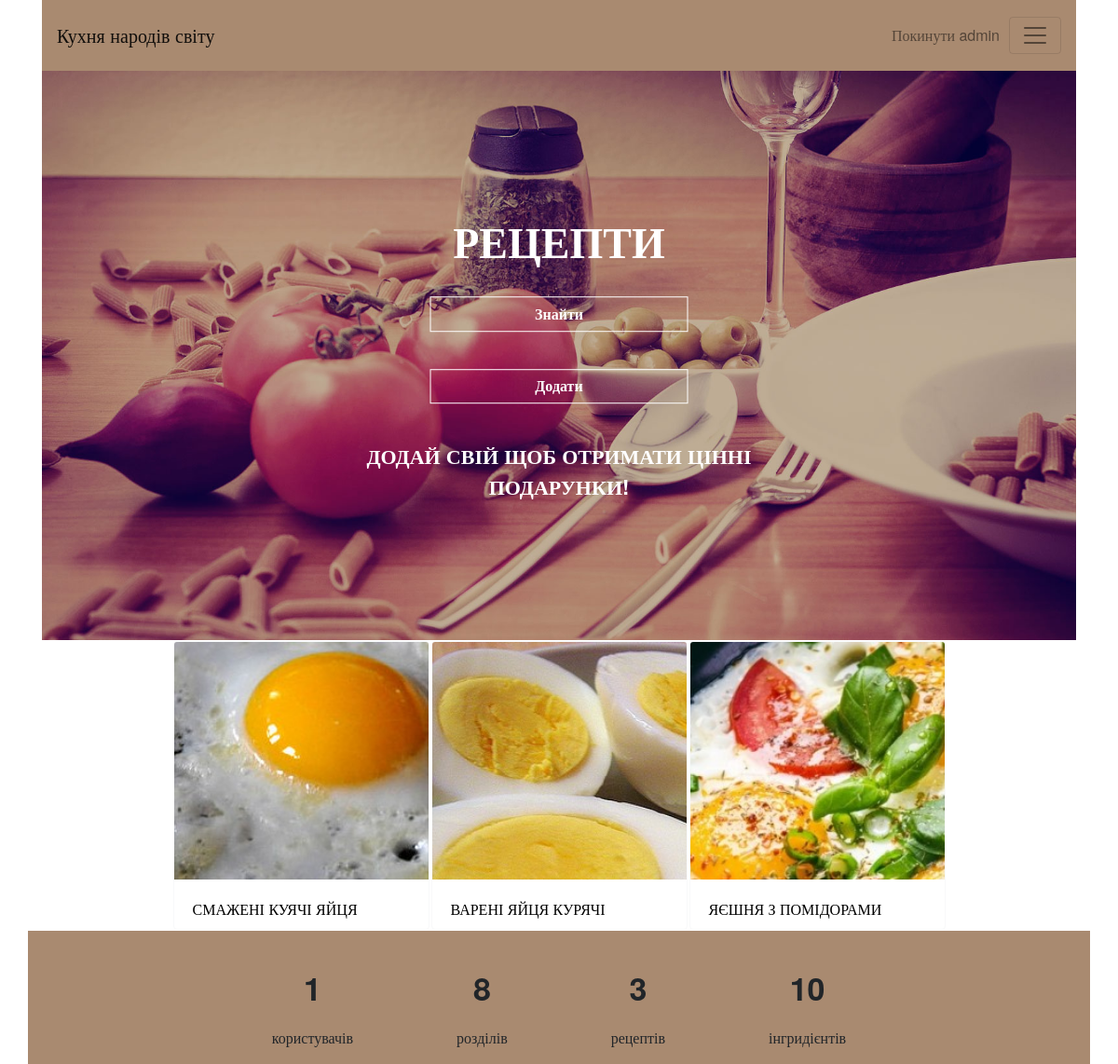
The page /cousine/1 (signed in) on the database its author committed.
### models.py (models this page shows, shortened)
class User(db.Model, UserMixin):
    id = db.Column(db.Integer, primary_key=True)
    username = db.Column(db.String(80), unique=True, nullable=False)
    password = db.Column(db.String(80), unique=True, nullable=False)
    email = db.Column(db.String(120), unique=True, nullable=False)

class Dish(db.Model):
    id = db.Column(db.Integer, primary_key=True)
    dish_name = db.Column(db.Text, nullable=False)
    preparation = db.Column(db.Text, nullable=False)
    image_id = db.Column(db.Integer)
    cousine_id = db.Column(db.Integer, db.ForeignKey('cousine.id'), nullable=False)
    cousine = db.relationship('Cousine', backref=db.backref('dishes', lazy=True))
    ingredients = db.relationship('Ingredient', secondary=ingredients, lazy='subquery',
                                  backref=db.backref('dishes', lazy=True))

### app.py (the view)
@app.route('/cousine/<int:cousine_id>')
def dishes_in_cousine(cousine_id=None):
    if cousine_id and cousine_id <= Cousine.query.count():
        return render_template('dishes.html', dishes_list=Dish.query.filter_by(cousine_id=cousine_id))
    return redirect('/')

### app.py (called while the page is built)
@app.context_processor
def inject_user():
    ingridients_number = Ingredient.query.count()
    cousine_number = Cousine.query.count()
    recepies_number = Dish.query.count()
    user_number = User.query.count()
    return dict(ingredients=ingridients_number,cousine=cousine_number,recepies=recepies_number,users=user_number)

### models.py (called while the page is built)
@login_manager.user_loader
def load_user(user_id):
    return User.query.filter_by(id=user_id).first()

### templates/dishes.html
{% extends 'base.html' %}
{% block content %}
<div class="container">
<div class="frame">
	<img src="{{url_for('static', filename='images/bg.jpg')}}" alt="placeholder" class="img-fluid" />
  <div class="text_box">
  		<br class="d-none d-md-block">
  	<h1 style="font-size: calc(16px + 2.5vw); font-weight: bold;" > РЕЦЕПТИ   </h1>
  	<br class="d-none d-md-block">
  	<p><a class="btn btn-primary get_started_btn"  style= "font-weight: bold; color: white;" href="/">Знайти</a></p>
  		<br class="d-none d-md-block">
  	<p><a class="btn btn-primary get_started_btn"  style= "font-weight: bold; color: white;" href="/add_dish">Додати</a></p>
  	<br>
  	<p  class="d-none d-md-block" style="font-size: calc(16px + 0.5vw);  font-weight: bold;">ДОДАЙ СВІЙ ЩОБ ОТРИМАТИ ЦІННІ ПОДАРУНКИ!</p>
  </div>
</div>
</div>
<div class="container">
<div class="d-flex flex-wrap justify-content-center ">
{% for dish in dishes_list %}
<div class="card border-light" style="width: 275px; height:310px; margin: 1px 1px 1px 1px"><a href="/dishes/{{dish.id}}">
  <img class="card-img-top" src="{{url_for('static', filename='images/'+ dish.image_id|string +'.jpg')}}" alt="Card image cap" style=" object-fit: cover; width: 100%; height: 100%; ">
  <div class="card-body">
    <p class="card-text text-uppercase">{{dish.dish_name}} </p>
  </div></a>
</div>
{% endfor %}
</div>
</div>
{% endblock %}

### templates/base.html (shortened to what this page needs)
<!DOCTYPE html>
<html lang="en">
<head>
	<link rel="stylesheet" href="https://maxcdn.bootstrapcdn.com/bootstrap/4.0.0/css/bootstrap.min.css">
	<link rel="stylesheet" href="{{url_for('static', filename='css/styles.css')}}">
</head>
<body>
	<div class="container d-none d-md-block" style="align-items: center;">
	<nav class="navbar navbar-light mx-auto " style="background-color: rgba(169, 138, 112, 1)">
  <a class="navbar-brand" href="\">
  	Кухня народів світу
  </a>
  	<ul class="navbar-nav ml-auto" style="flex-direction: row;">
      <li class="nav-item" style="padding:10px">
          {% if current_user.is_authenticated %}
          <a class="nav-link" href="/logout">Покинути {{ current_user.username }}<span class="sr-only">(current)</span></a>
          {% else %}
          <a class="nav-link" href="/login">Увійти<span class="sr-only">(current)</span></a>
          {% endif %}
      </li>
      </ul>
  <button class="navbar-toggler navbar-toggle-always" type="button" data-toggle="collapse" data-target="#navbarNav" aria-controls="navbarNav" aria-expanded="false" aria-label="Toggle navigation">
    <span class="navbar-toggler-icon"></span>
  </button>
</nav>
	</div>
{% block content %}{% endblock %}
<div class="container d-flex flex-wrap justify-content-center" style="padding-top: 3%;background-color:rgba(169, 138, 112, 1);">
<div style="text-align: center; padding-right: 5%; padding-left: 5%;"><p class="font-weight-bold" style="font-size: calc(16px + 1.5vw);">{{ users }}</p>
<p> користувачів  </p> </div>
<div style="text-align: center; padding-right: 5%; padding-left: 5%;"><p class="font-weight-bold" style="font-size: calc(16px + 1.5vw);">{{ cousine }}</p>
<p> розділів </p> </div>
<div style="text-align: center; padding-right: 5%; padding-left: 5%;"><p class="font-weight-bold" style="font-size: calc(16px + 1.5vw);">{{ recepies }}</p>
<p> рецептів </p> </div>
<div style="text-align: center; padding-right: 5%; padding-left: 5%;"><p class="font-weight-bold" style="font-size: calc(16px + 1.5vw);">{{ ingredients }}</p>
<p> інгридієнтів </p> </div>
</div>
 </body>
 </html>

### static/css/styles.css (style rules this page uses)
body { font-family:"HelveticaNeue"; }
a { color: black; }
.frame { position: relative; z-index: 0; background-color: gray; }
.text_box { padding-top: 0%; color: white; position: absolute; top: 50%; left:50%; transform: translate(-50%, -50%); text-align: center; z-index: 1; }
.get_started_btn { background-color: transparent; border-color: white; border-radius: 0rem; padding: .35rem 7rem; font-size: calc(16px + 1vw) line-height: 3; }
.card-img-top { width: 60px; height: 60px; object-fit: cover; }

### rows shown on the page
User: username "admin"
Dish: shows a picture, dish_name "СМАЖЕНІ КУЯЧІ ЯЙЦЯ"
Dish: shows a picture, dish_name "ВАРЕНІ ЯЙЦЯ КУРЯЧІ"
Dish: shows a picture, dish_name "ЯЄШНЯ З ПОМІДОРАМИ"

### other values the page prints
{{ users }} "1"
{{ cousine }} "8"
{{ recepies }} "3"
{{ ingredients }} "10"
